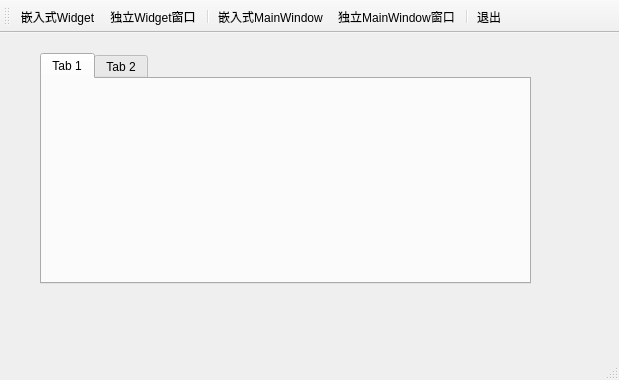
<?xml version="1.0" encoding="UTF-8"?>
<ui version="4.0">
 <class>QWMainWindow</class>
 <widget class="QMainWindow" name="QWMainWindow">
  <property name="geometry">
   <rect>
    <x>0</x>
    <y>0</y>
    <width>619</width>
    <height>380</height>
   </rect>
  </property>
  <property name="windowTitle">
   <string>QWMainWindow</string>
  </property>
  <widget class="QWidget" name="centralWidget">
   <widget class="QTabWidget" name="tabWidget">
    <property name="geometry">
     <rect>
      <x>40</x>
      <y>20</y>
      <width>491</width>
      <height>231</height>
     </rect>
    </property>
    <property name="currentIndex">
     <number>0</number>
    </property>
    <widget class="QWidget" name="tab">
     <property name="mouseTracking">
      <bool>false</bool>
     </property>
     <property name="tabletTracking">
      <bool>false</bool>
     </property>
     <attribute name="title">
      <string>Tab 1</string>
     </attribute>
    </widget>
    <widget class="QWidget" name="tab_2">
     <attribute name="title">
      <string>Tab 2</string>
     </attribute>
    </widget>
   </widget>
  </widget>
  <widget class="QMenuBar" name="menuBar">
   <property name="geometry">
    <rect>
     <x>0</x>
     <y>0</y>
     <width>619</width>
     <height>23</height>
    </rect>
   </property>
  </widget>
  <widget class="QToolBar" name="mainToolBar">
   <property name="toolButtonStyle">
    <enum>Qt::ToolButtonTextUnderIcon</enum>
   </property>
   <attribute name="toolBarArea">
    <enum>TopToolBarArea</enum>
   </attribute>
   <attribute name="toolBarBreak">
    <bool>false</bool>
   </attribute>
   <addaction name="actWidgetInsite"/>
   <addaction name="actWidget"/>
   <addaction name="separator"/>
   <addaction name="actWindowInsite"/>
   <addaction name="actWindow"/>
   <addaction name="separator"/>
   <addaction name="actExit"/>
  </widget>
  <widget class="QStatusBar" name="statusBar"/>
  <action name="actWidgetInsite">
   <property name="icon">
    <iconset>
     <normaloff>favicon0.ico</normaloff>favicon0.ico</iconset>
   </property>
   <property name="text">
    <string>嵌入式Widget</string>
   </property>
   <property name="toolTip">
    <string>嵌入式 Widget</string>
   </property>
  </action>
  <action name="actWidget">
   <property name="icon">
    <iconset>
     <normaloff>favicon1.ico</normaloff>favicon1.ico</iconset>
   </property>
   <property name="text">
    <string>独立Widget窗口</string>
   </property>
   <property name="toolTip">
    <string>独立 Widget 窗口</string>
   </property>
  </action>
  <action name="actWindowInsite">
   <property name="icon">
    <iconset>
     <normaloff>favicon2.ico</normaloff>favicon2.ico</iconset>
   </property>
   <property name="text">
    <string>嵌入式MainWindow</string>
   </property>
   <property name="toolTip">
    <string>嵌入式 MainWindow</string>
   </property>
  </action>
  <action name="actWindow">
   <property name="icon">
    <iconset>
     <normaloff>favicon3.ico</normaloff>favicon3.ico</iconset>
   </property>
   <property name="text">
    <string>独立MainWindow窗口</string>
   </property>
   <property name="toolTip">
    <string>独立 MainWindow 窗口</string>
   </property>
  </action>
  <action name="actExit">
   <property name="icon">
    <iconset>
     <normaloff>favicon17.ico</normaloff>favicon17.ico</iconset>
   </property>
   <property name="text">
    <string>退出</string>
   </property>
   <property name="toolTip">
    <string>退出程序</string>
   </property>
  </action>
 </widget>
 <layoutdefault spacing="6" margin="11"/>
 <resources/>
 <connections>
  <connection>
   <sender>actExit</sender>
   <signal>triggered()</signal>
   <receiver>QWMainWindow</receiver>
   <slot>close()</slot>
   <hints>
    <hint type="sourcelabel">
     <x>-1</x>
     <y>-1</y>
    </hint>
    <hint type="destinationlabel">
     <x>520</x>
     <y>316</y>
    </hint>
   </hints>
  </connection>
 </connections>
</ui>
